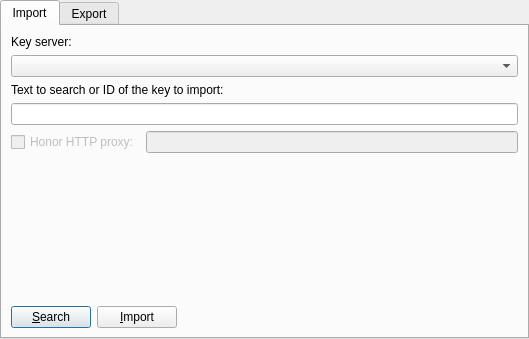
<ui version="4.0" >
 <class>keyServerWidget</class>
 <widget class="QWidget" name="keyServerWidget" >
  <property name="geometry" >
   <rect>
    <x>0</x>
    <y>0</y>
    <width>529</width>
    <height>339</height>
   </rect>
  </property>
  <layout class="QGridLayout" >
   <property name="leftMargin" >
    <number>0</number>
   </property>
   <property name="topMargin" >
    <number>0</number>
   </property>
   <property name="rightMargin" >
    <number>0</number>
   </property>
   <property name="bottomMargin" >
    <number>0</number>
   </property>
   <item row="0" column="0" >
    <widget class="QTabWidget" name="tabWidget2" >
     <property name="currentIndex" >
      <number>0</number>
     </property>
     <widget class="QWidget" name="tab" >
      <attribute name="title" >
       <string>Import</string>
      </attribute>
      <layout class="QVBoxLayout" >
       <item>
        <widget class="QLabel" name="textLabel1" >
         <property name="whatsThis" >
          <string>&lt;qt>&lt;b>Key Server:&lt;/b>&lt;br /> &lt;p>A Key Server is a centralized repository of PGP/GnuPG keys connected to the Internet which can be conveniently accessed in order to obtain or deposit keys. Select from the drop down list to specify which key server should be used.&lt;/p> &lt;p>Often these keys are held by people whom the user has never met and as such the authenticity is dubious at best. Refer to the GnuPG manual covering "Web-of-Trust" relationships to find out how GnuPG works around the problem of verifying authenticity.&lt;/p> &lt;/qt></string>
         </property>
         <property name="text" >
          <string>Key server:</string>
         </property>
         <property name="wordWrap" >
          <bool>false</bool>
         </property>
        </widget>
       </item>
       <item>
        <widget class="KComboBox" name="kCBimportks" >
         <property name="whatsThis" >
          <string>&lt;b>Key Server Drop Down Dialog:&lt;/b>
Allows the user to select the Key Server which will be used to import PGP/GnuPG keys into the local keyring.</string>
         </property>
        </widget>
       </item>
       <item>
        <widget class="QLabel" name="textLabel2" >
         <property name="whatsThis" >
          <string>&lt;qt>&lt;b>Text to search or ID of the key to import:&lt;/b>&lt;br />
&lt;p>There are multiple ways to search for a key, you can use a text or partial text search (example: entering Phil or Zimmerman will bring up all keys in which Phil or Zimmerman shows up) or you can search by the ID's of the key. Key ID's are strings of letters and numbers that uniquely identify a key (example: searching for 0xED7585F4 would bring up the key associated with that ID).&lt;/p>&lt;/qt></string>
         </property>
         <property name="frameShape" >
          <enum>QFrame::NoFrame</enum>
         </property>
         <property name="frameShadow" >
          <enum>QFrame::Plain</enum>
         </property>
         <property name="text" >
          <string>Text to search or ID of the key to import:</string>
         </property>
         <property name="wordWrap" >
          <bool>false</bool>
         </property>
        </widget>
       </item>
       <item>
        <widget class="KLineEdit" name="kLEimportid" />
       </item>
       <item>
        <layout class="QHBoxLayout" >
         <item>
          <widget class="QCheckBox" name="cBproxyI" >
           <property name="enabled" >
            <bool>false</bool>
           </property>
           <property name="text" >
            <string>Honor HTTP proxy:</string>
           </property>
          </widget>
         </item>
         <item>
          <widget class="KLineEdit" name="kLEproxyI" >
           <property name="enabled" >
            <bool>false</bool>
           </property>
           <property name="sizePolicy" >
            <sizepolicy vsizetype="Fixed" hsizetype="Expanding" >
             <horstretch>0</horstretch>
             <verstretch>0</verstretch>
            </sizepolicy>
           </property>
           <property name="readOnly" >
            <bool>true</bool>
           </property>
          </widget>
         </item>
        </layout>
       </item>
       <item>
        <spacer>
         <property name="orientation" >
          <enum>Qt::Vertical</enum>
         </property>
         <property name="sizeType" >
          <enum>QSizePolicy::MinimumExpanding</enum>
         </property>
         <property name="sizeHint" >
          <size>
           <width>477</width>
           <height>121</height>
          </size>
         </property>
        </spacer>
       </item>
       <item>
        <layout class="QHBoxLayout" >
         <item>
          <widget class="QPushButton" name="Buttonsearch" >
           <property name="text" >
            <string>&amp;Search</string>
           </property>
           <property name="default" >
            <bool>true</bool>
           </property>
          </widget>
         </item>
         <item>
          <widget class="QPushButton" name="Buttonimport" >
           <property name="text" >
            <string>&amp;Import</string>
           </property>
          </widget>
         </item>
         <item>
          <spacer>
           <property name="orientation" >
            <enum>Qt::Horizontal</enum>
           </property>
           <property name="sizeType" >
            <enum>QSizePolicy::Expanding</enum>
           </property>
           <property name="sizeHint" >
            <size>
             <width>160</width>
             <height>20</height>
            </size>
           </property>
          </spacer>
         </item>
        </layout>
       </item>
      </layout>
     </widget>
     <widget class="QWidget" name="tab" >
      <attribute name="title" >
       <string>Export</string>
      </attribute>
      <layout class="QVBoxLayout" >
       <item>
        <widget class="QLabel" name="textLabel3" >
         <property name="text" >
          <string>Key server:</string>
         </property>
         <property name="wordWrap" >
          <bool>false</bool>
         </property>
        </widget>
       </item>
       <item>
        <widget class="KComboBox" name="kCBexportks" />
       </item>
       <item>
        <widget class="QLabel" name="textLabel4" >
         <property name="whatsThis" >
          <string>&lt;qt>&lt;b>Key to be exported:&lt;/b>&lt;br />
&lt;p>This allows the user to specify the key from the drop down list that will be exported to the key server selected.&lt;/p>&lt;/qt></string>
         </property>
         <property name="text" >
          <string>Key to be exported:</string>
         </property>
         <property name="wordWrap" >
          <bool>false</bool>
         </property>
        </widget>
       </item>
       <item>
        <widget class="KComboBox" name="kCBexportkey" />
       </item>
       <item>
        <widget class="QCheckBox" name="exportAttributes" >
         <property name="text" >
          <string>Export attributes (photo id)</string>
         </property>
         <property name="checked" >
          <bool>true</bool>
         </property>
        </widget>
       </item>
       <item>
        <layout class="QHBoxLayout" >
         <item>
          <widget class="QCheckBox" name="cBproxyE" >
           <property name="enabled" >
            <bool>false</bool>
           </property>
           <property name="text" >
            <string>Honor HTTP proxy:</string>
           </property>
          </widget>
         </item>
         <item>
          <widget class="KLineEdit" name="kLEproxyE" >
           <property name="enabled" >
            <bool>false</bool>
           </property>
           <property name="sizePolicy" >
            <sizepolicy vsizetype="Fixed" hsizetype="Expanding" >
             <horstretch>0</horstretch>
             <verstretch>0</verstretch>
            </sizepolicy>
           </property>
           <property name="readOnly" >
            <bool>true</bool>
           </property>
          </widget>
         </item>
        </layout>
       </item>
       <item>
        <spacer>
         <property name="orientation" >
          <enum>Qt::Vertical</enum>
         </property>
         <property name="sizeType" >
          <enum>QSizePolicy::MinimumExpanding</enum>
         </property>
         <property name="sizeHint" >
          <size>
           <width>507</width>
           <height>63</height>
          </size>
         </property>
        </spacer>
       </item>
       <item>
        <layout class="QHBoxLayout" >
         <item>
          <widget class="QPushButton" name="Buttonexport" >
           <property name="whatsThis" >
            <string>&lt;qt>&lt;b>Export:&lt;/b>&lt;br />
&lt;p>Pushing this button will export the specified key to the specified server.&lt;/p>&lt;/qt></string>
           </property>
           <property name="text" >
            <string>&amp;Export</string>
           </property>
          </widget>
         </item>
         <item>
          <spacer>
           <property name="orientation" >
            <enum>Qt::Horizontal</enum>
           </property>
           <property name="sizeType" >
            <enum>QSizePolicy::Expanding</enum>
           </property>
           <property name="sizeHint" >
            <size>
             <width>250</width>
             <height>20</height>
            </size>
           </property>
          </spacer>
         </item>
        </layout>
       </item>
      </layout>
     </widget>
    </widget>
   </item>
  </layout>
 </widget>
  <customwidgets>
  <customwidget>
   <class>KComboBox</class>
   <extends>QComboBox</extends>
   <header>kcombobox.h</header>
  </customwidget>
  <customwidget>
   <class>KLineEdit</class>
   <extends>QLineEdit</extends>
   <header>klineedit.h</header>
  </customwidget>
 </customwidgets>
 <resources/>
 <connections/>
</ui>
